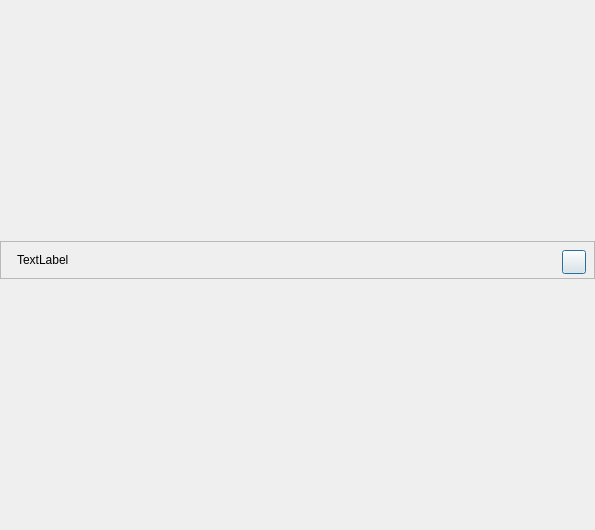
<?xml version="1.0" encoding="UTF-8"?>
<ui version="4.0">
 <class>AFQCustomFontDialog</class>
 <widget class="QDialog" name="AFQCustomFontDialog">
  <property name="geometry">
   <rect>
    <x>0</x>
    <y>0</y>
    <width>595</width>
    <height>530</height>
   </rect>
  </property>
  <property name="minimumSize">
   <size>
    <width>595</width>
    <height>530</height>
   </size>
  </property>
  <property name="maximumSize">
   <size>
    <width>595</width>
    <height>16777215</height>
   </size>
  </property>
  <property name="windowTitle">
   <string>Dialog</string>
  </property>
  <property name="autoFillBackground">
   <bool>false</bool>
  </property>
  <layout class="QVBoxLayout" name="verticalLayout">
   <property name="spacing">
    <number>0</number>
   </property>
   <property name="leftMargin">
    <number>0</number>
   </property>
   <property name="topMargin">
    <number>0</number>
   </property>
   <property name="rightMargin">
    <number>0</number>
   </property>
   <property name="bottomMargin">
    <number>0</number>
   </property>
   <item>
    <widget class="QFrame" name="titleFrame">
     <property name="minimumSize">
      <size>
       <width>0</width>
       <height>0</height>
      </size>
     </property>
     <property name="maximumSize">
      <size>
       <width>16777215</width>
       <height>38</height>
      </size>
     </property>
     <property name="frameShape">
      <enum>QFrame::StyledPanel</enum>
     </property>
     <property name="frameShadow">
      <enum>QFrame::Raised</enum>
     </property>
     <layout class="QHBoxLayout" name="titleLayout">
      <property name="spacing">
       <number>6</number>
      </property>
      <property name="leftMargin">
       <number>16</number>
      </property>
      <property name="topMargin">
       <number>8</number>
      </property>
      <property name="rightMargin">
       <number>8</number>
      </property>
      <property name="bottomMargin">
       <number>8</number>
      </property>
      <item>
       <widget class="QLabel" name="labelTitle">
        <property name="text">
         <string>TextLabel</string>
        </property>
        <property name="labelType" stdset="0">
         <string>labelTitle</string>
        </property>
       </widget>
      </item>
      <item>
       <spacer name="horizontalSpacer">
        <property name="orientation">
         <enum>Qt::Horizontal</enum>
        </property>
        <property name="sizeHint" stdset="0">
         <size>
          <width>40</width>
          <height>20</height>
         </size>
        </property>
       </spacer>
      </item>
      <item>
       <widget class="QPushButton" name="closeButton">
        <property name="minimumSize">
         <size>
          <width>24</width>
          <height>24</height>
         </size>
        </property>
        <property name="maximumSize">
         <size>
          <width>24</width>
          <height>24</height>
         </size>
        </property>
        <property name="text">
         <string/>
        </property>
        <property name="iconSize">
         <size>
          <width>11</width>
          <height>11</height>
         </size>
        </property>
        <property name="buttonType" stdset="0">
         <string>closeButton</string>
        </property>
       </widget>
      </item>
     </layout>
    </widget>
   </item>
   <item>
    <layout class="QVBoxLayout" name="layoutFontPicker">
     <property name="leftMargin">
      <number>9</number>
     </property>
     <property name="rightMargin">
      <number>9</number>
     </property>
     <property name="bottomMargin">
      <number>9</number>
     </property>
    </layout>
   </item>
  </layout>
 </widget>
 <resources>
  <include location="aneta-main-resource.qrc"/>
 </resources>
 <connections/>
</ui>
